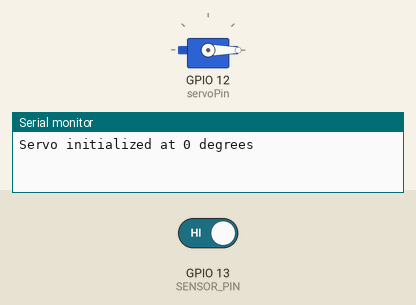
This sketch was run on a simulated ESP32. On the bench: servo, the last lines printed to the serial monitor. The test bench sets the inputs (shaded band); at power-on: GPIO 13 (SENSOR_PIN) HIGH.

Above: at 1.2 s.
1.3 s: GPIO 13 (SENSOR_PIN) driven LOW
At 4.1 s:
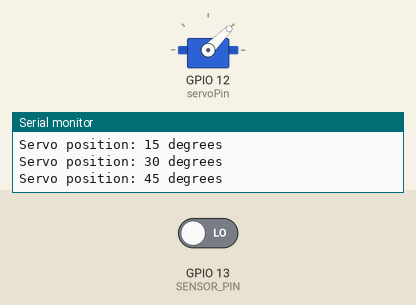
4.3 s: GPIO 13 (SENSOR_PIN) driven HIGH
At 5.2 s:
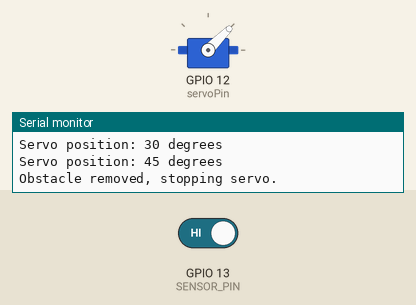
5.8 s: GPIO 13 (SENSOR_PIN) driven LOW
At 6.4 s:
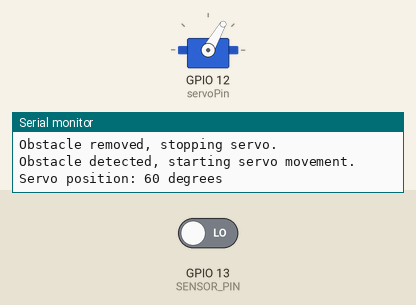
Timing chart, 0 to 20.8 s (numbered marks = the images above; inputs shaded):
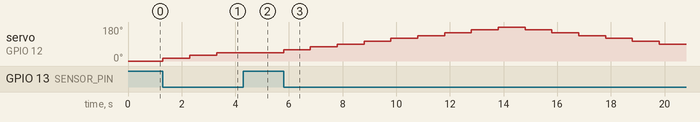

Measured:
- after the input at 1.3 s, servo on GPIO 12 (servoPin): 0° → 15° at once, → 30° 1.0 s later, → 45° 1.0 s later
- after the input at 4.3 s, servo on GPIO 12 (servoPin): stays 45° (without the input it goes to 60° after 0.00 s)
- after the input at 5.8 s, servo on GPIO 12 (servoPin): rises from 45° to 180° in 8.0 s, then falls to 90° in 6.0 s

The sketch:

Basic.ino
```cpp
#include <dummy.h>

#include <ESP32Servo.h>

#define SENSOR_PIN 13
const int servoPin = 12;

Servo myServo;

int currentAngle = 0;
int step = 15;
unsigned long previousMillis = 0;
const long interval = 1000;

bool obstaclePresent = false;

void setup()
{
  Serial.begin(9600);
  pinMode(SENSOR_PIN, INPUT);

  myServo.attach(servoPin);

  myServo.write(currentAngle);
  Serial.println("Servo initialized at 0 degrees");
}

void loop()
{

  int state = digitalRead(SENSOR_PIN);

  if (state == LOW && !obstaclePresent)
  {
    obstaclePresent = true;
    Serial.println("Obstacle detected, starting servo movement.");
  }
  else if (state == HIGH && obstaclePresent)
  {
    obstaclePresent = false;
    Serial.println("Obstacle removed, stopping servo.");
  }

  if (obstaclePresent)
  {
    unsigned long currentMillis = millis();

    if (currentMillis - previousMillis >= interval)
    {
      previousMillis = currentMillis;

      currentAngle += step;

      if (currentAngle >= 180 || currentAngle <= 0)
      {
        step = -step;
      }

      myServo.write(currentAngle);
      Serial.print("Servo position: ");
      Serial.print(currentAngle);
      Serial.println(" degrees");
    }
  }
}
```
